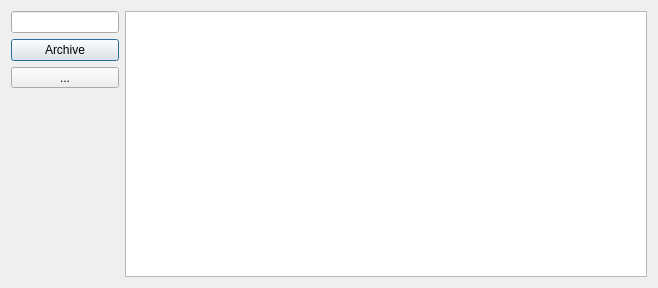
<?xml version="1.0" encoding="UTF-8"?>
<ui version="4.0">
 <class>LogDialog</class>
 <widget class="QDialog" name="LogDialog">
  <property name="geometry">
   <rect>
    <x>0</x>
    <y>0</y>
    <width>658</width>
    <height>288</height>
   </rect>
  </property>
  <property name="windowTitle">
   <string>Logs</string>
  </property>
  <layout class="QGridLayout" name="gridLayout">
   <item row="0" column="0">
    <widget class="QLineEdit" name="filter">
     <property name="sizePolicy">
      <sizepolicy hsizetype="Preferred" vsizetype="Fixed">
       <horstretch>0</horstretch>
       <verstretch>0</verstretch>
      </sizepolicy>
     </property>
    </widget>
   </item>
   <item row="0" column="1" rowspan="4">
    <widget class="QTreeWidget" name="logs">
     <property name="selectionMode">
      <enum>QAbstractItemView::ExtendedSelection</enum>
     </property>
     <property name="indentation">
      <number>15</number>
     </property>
     <attribute name="headerVisible">
      <bool>false</bool>
     </attribute>
     <attribute name="headerStretchLastSection">
      <bool>true</bool>
     </attribute>
     <column>
      <property name="text">
       <string notr="true">1</string>
      </property>
     </column>
    </widget>
   </item>
   <item row="1" column="0">
    <widget class="QPushButton" name="archive_button">
     <property name="sizePolicy">
      <sizepolicy hsizetype="Preferred" vsizetype="Fixed">
       <horstretch>0</horstretch>
       <verstretch>0</verstretch>
      </sizepolicy>
     </property>
     <property name="text">
      <string>Archive</string>
     </property>
    </widget>
   </item>
   <item row="2" column="0">
    <widget class="QToolButton" name="show_button">
     <property name="sizePolicy">
      <sizepolicy hsizetype="Preferred" vsizetype="Fixed">
       <horstretch>0</horstretch>
       <verstretch>0</verstretch>
      </sizepolicy>
     </property>
     <property name="text">
      <string>...</string>
     </property>
    </widget>
   </item>
  </layout>
 </widget>
 <resources/>
 <connections/>
</ui>
